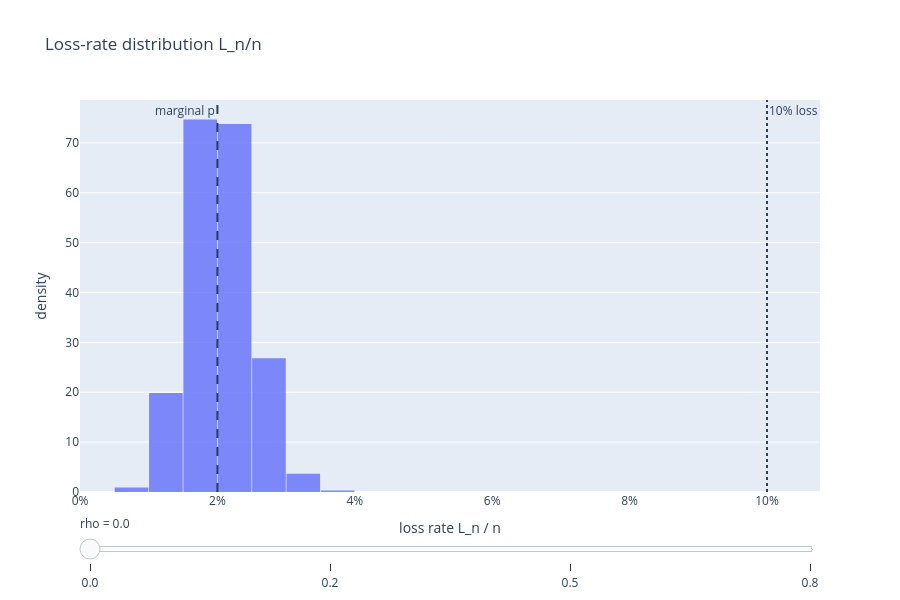

Notebook code for this chart:
### Markdown cell above
The mean loss rate stays close to $p=2\%$.

But the upper tail changes dramatically when $\rho$ increases.

### Code cell
histogram_rho_values = [0.0, 0.2, 0.5, 0.8]
histogram_bins = np.linspace(0.0, 0.45, 91)

fig = go.Figure()

for i, rho in enumerate(histogram_rho_values):
    rng = np.random.default_rng(BASE_SEED)

    losses, factors, conditional_ps = sample_gaussian_copula_losses(
        n=n,
        p=p,
        rho=rho,
        sample_size=sample_size,
        rng=rng,
    )

    loss_rates = losses / n

    fig.add_trace(
        go.Histogram(
            x=loss_rates,
            xbins=dict(start=histogram_bins[0], end=histogram_bins[-1], size=histogram_bins[1] - histogram_bins[0]),
            histnorm="probability density",
            name=fr"rho={rho}",
            visible=(i == 0),
            opacity=0.80,
            hovertemplate="loss rate=%{x:.2%}<br>density=%{y:.3f}<extra></extra>",
        )
    )

# p and 10% reference lines, always visible.
fig.add_vline(x=p, line_dash="dash", annotation_text="marginal p", annotation_position="top left")
fig.add_vline(x=0.10, line_dash="dot", annotation_text="10% loss", annotation_position="top right")

steps = []
for i, rho in enumerate(histogram_rho_values):
    visible = [False] * len(histogram_rho_values)
    visible[i] = True
    steps.append(
        dict(
            method="update",
            args=[
                {"visible": visible},
                {"title": f"Loss-rate distribution L_n/n with rho={rho}"},
            ],
            label=str(rho),
        )
    )

fig.update_layout(
    title="Loss-rate distribution L_n/n",
    xaxis_title="loss rate L_n / n",
    yaxis_title="density",
    xaxis_tickformat=".0%",
    height=600,
    bargap=0.02,
    sliders=[dict(active=0, currentvalue={"prefix": "rho = "}, steps=steps)],
)

fig.show()
# export_interactive_figure(fig, "02_loss_distribution_slider.html")

### Figure 1 — Plotly figure (JSON) as saved in the notebook; plotly's stock layout.template omitted (floating-point values rounded to 4 significant figures; data arrays with more than 128 entries replaced by an {"elided": "..."} marker saying what was removed)
{"data": [{"histnorm": "probability density", "hovertemplate": "loss rate=%{x:.2%}<br>density=%{y:.3f}<extra></extra>", "name": "rho=0.0", "opacity": 0.8, "type": "histogram", "visible": true, "x": {"elided": "30000 float values"}, "xbins": {"end": 0.45, "size": 0.005, "start": 0}}, {"histnorm": "probability density", "hovertemplate": "loss rate=%{x:.2%}<br>density=%{y:.3f}<extra></extra>", "name": "rho=0.2", "opacity": 0.8, "type": "histogram", "visible": false, "x": {"elided": "30000 float values"}, "xbins": {"end": 0.45, "size": 0.005, "start": 0}}, {"histnorm": "probability density", "hovertemplate": "loss rate=%{x:.2%}<br>density=%{y:.3f}<extra></extra>", "name": "rho=0.5", "opacity": 0.8, "type": "histogram", "visible": false, "x": {"elided": "30000 float values"}, "xbins": {"end": 0.45, "size": 0.005, "start": 0}}, {"histnorm": "probability density", "hovertemplate": "loss rate=%{x:.2%}<br>density=%{y:.3f}<extra></extra>", "name": "rho=0.8", "opacity": 0.8, "type": "histogram", "visible": false, "x": {"elided": "30000 float values"}, "xbins": {"end": 0.45, "size": 0.005, "start": 0}}], "layout": {"annotations": [{"showarrow": false, "text": "marginal p", "x": 0.02, "xanchor": "right", "xref": "x", "y": 1, "yanchor": "top", "yref": "y domain"}, {"showarrow": false, "text": "10% loss", "x": 0.1, "xanchor": "left", "xref": "x", "y": 1, "yanchor": "top", "yref": "y domain"}], "bargap": 0.02, "height": 600, "shapes": [{"line": {"dash": "dash"}, "type": "line", "x0": 0.02, "x1": 0.02, "xref": "x", "y0": 0, "y1": 1, "yref": "y domain"}, {"line": {"dash": "dot"}, "type": "line", "x0": 0.1, "x1": 0.1, "xref": "x", "y0": 0, "y1": 1, "yref": "y domain"}], "sliders": [{"active": 0, "currentvalue": {"prefix": "rho = "}, "steps": [{"args": [{"visible": [true, false, false, false]}, {"title": "Loss-rate distribution L_n/n with rho=0.0"}], "label": "0.0", "method": "update"}, {"args": [{"visible": [false, true, false, false]}, {"title": "Loss-rate distribution L_n/n with rho=0.2"}], "label": "0.2", "method": "update"}, {"args": [{"visible": [false, false, true, false]}, {"title": "Loss-rate distribution L_n/n with rho=0.5"}], "label": "0.5", "method": "update"}, {"args": [{"visible": [false, false, false, true]}, {"title": "Loss-rate distribution L_n/n with rho=0.8"}], "label": "0.8", "method": "update"}]}], "title": {"text": "Loss-rate distribution L_n/n"}, "xaxis": {"tickformat": ".0%", "title": {"text": "loss rate L_n / n"}}, "yaxis": {"title": {"text": "density"}}}}
